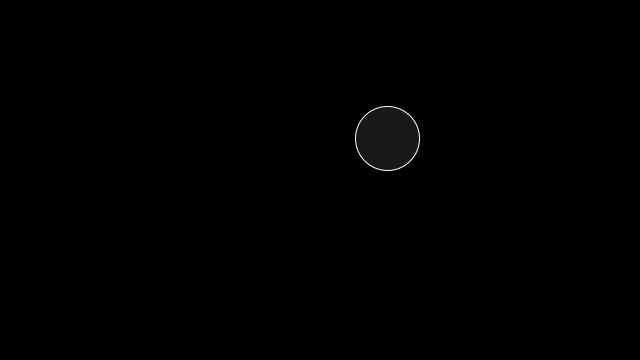
Frame 1 (no input)
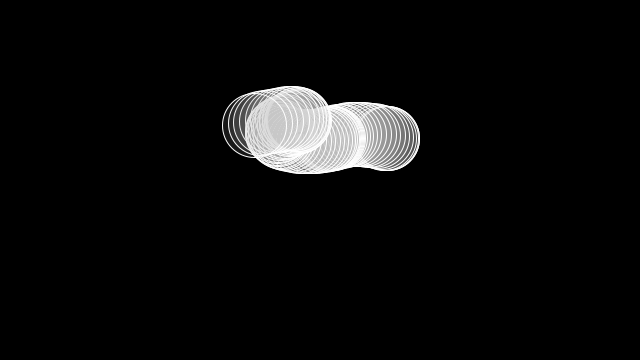
Frame 60 (the mouse pressed at the canvas centre just before this capture)
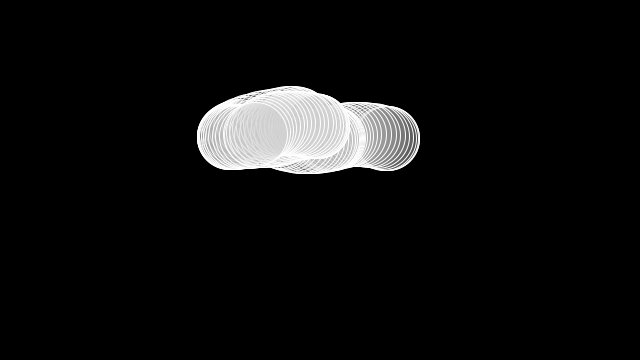
Frame 120 (the mouse held since frame 60 and released just before this capture)

The Processing sketch that drew these frames (run headless with seeded random() and noise(); from frame 60 on, the mouse is pressed at the canvas centre):

// Processing sketch: processing_179636
// ── processing_179636.pde

PVector velocity = new PVector(0.01, 0.01);
PVector offset = new PVector(0.0, 50.0);

void setup() {
  size(640, 360);
  background(0);
  noStroke();
}

void draw()
{

  PVector location = new PVector(noise(offset.x)*width, noise(offset.y)*height);
  
  offset.add(velocity);
  
  fill(200, 200, 200, 30);
  stroke(255);
  ellipse(location.x,location.y, 64, 64);
  
}
